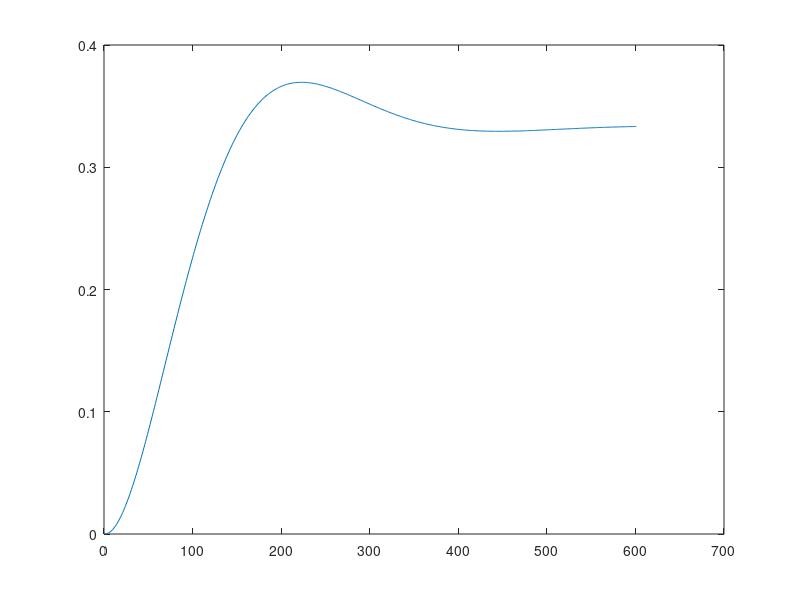

MATLAB code for this plot: (Note: this script raises an error after producing the figure.)
syst_fake=tf([1],[1 2 3])
syst_fake_dis=c2d(syst_fake,0.01)
[output,t]=step(syst_fake_dis)
plot(output)

out_len = length(output)
input=1:out_len;
input(:)=1;
[num,den]=stmcb_test(output,input,0,2);
sys_model=tf(num,den,0.01)
step(sys_model)
hold on
step(syst_fake)


% [b,a] = butter(6,0.2);              % Butterworth filter design
% h = filter(b,a,[1 zeros(1,100)]);   % Filter data using above filter
% [bb,aa] = stmcb_test(h,4,4)
